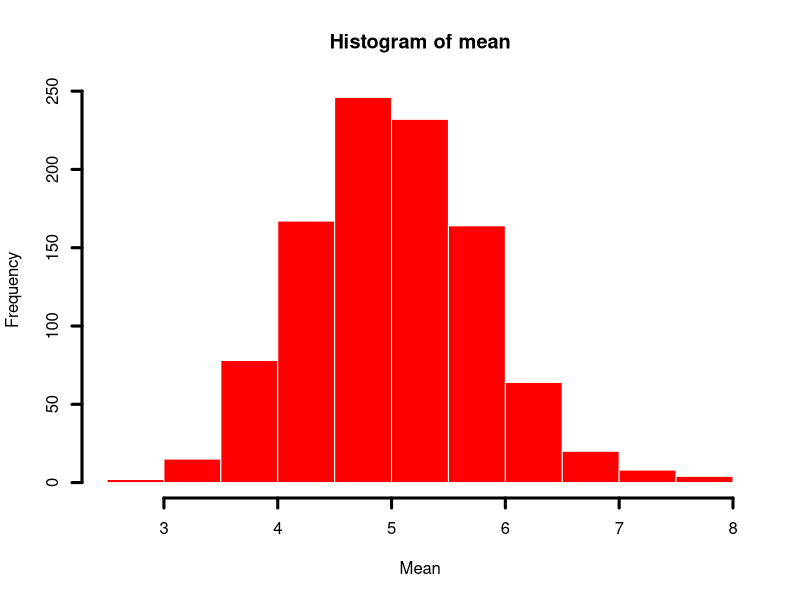
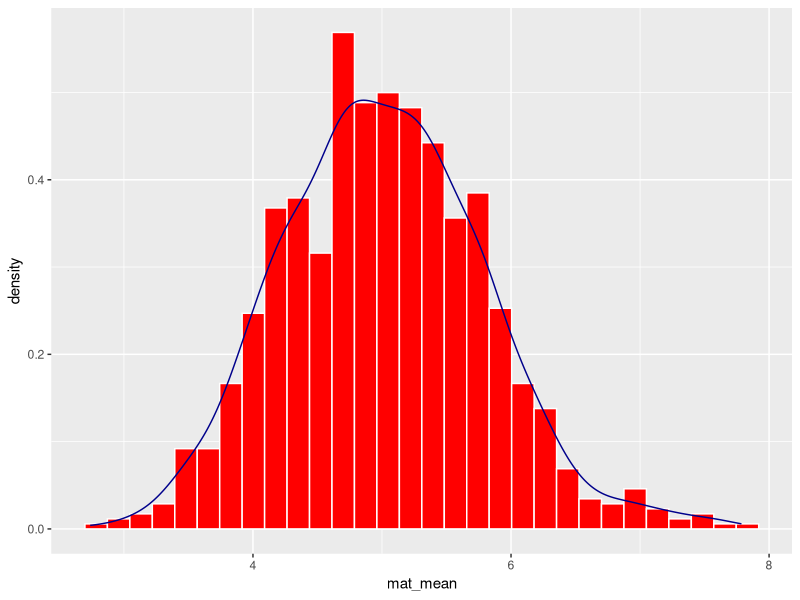
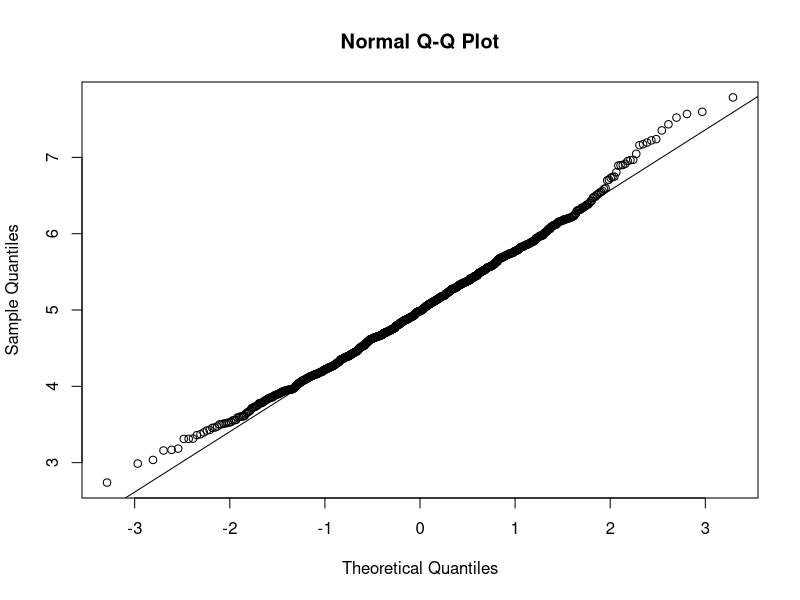

These figures' R source, in order:
## ---- chunk 1
library(ggplot2)

simulations <- 1000
lambda <- 0.2
n <- 40

set.seed(123)
mat <- matrix(rexp(simulations*n,rate=lambda),simulations,n)
mat_mean <- rowMeans(mat)
## ---- chunk 2
hist(mat_mean,col="red",main="Histogram of mean",xlab="Mean",border="white",type="o",lwd="3")
## ---- chunk 3
actual_mean <- mean(mat_mean)
theory_mean <- 1/lambda
## ---- chunk 4
actual_v <- var(mat_mean)
theory_v <- (1/lambda)^2/n
## ---- chunk 5
data <- data.frame(mat_mean)
ggplot(data,aes(x=mat_mean))+geom_histogram(aes(y=..density..),color="white",fill="red")+geom_density(color="darkblue")
## ---- chunk 6
actual_cf_int <- round (mean(mat_mean) + c(-1,1)*1.96*sd(mat_mean)/sqrt(n),3)
theory_cf_int <- theory_mean + c(-1,1)*1.96*sqrt(theory_v)/sqrt(n)
## ---- chunk 7
qqnorm(mat_mean)
qqline(mat_mean)
